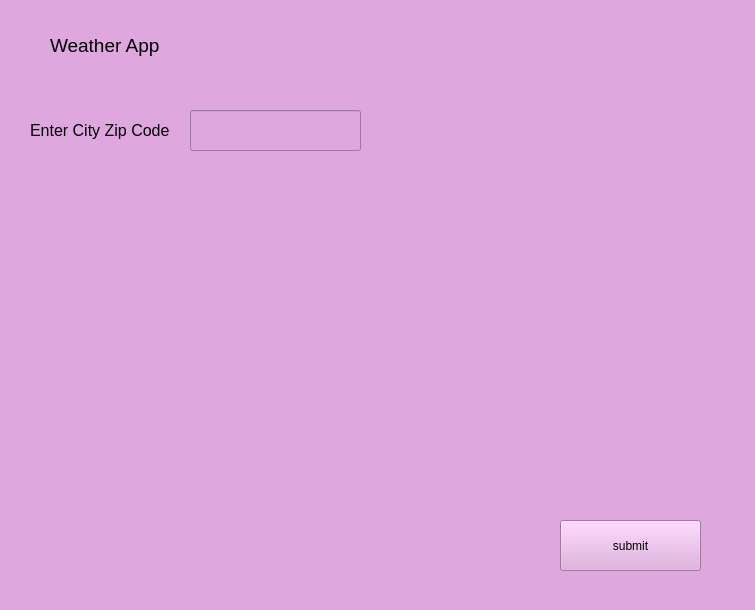
<?xml version="1.0" encoding="UTF-8"?>
<ui version="4.0">
 <class>weatherAPP</class>
 <widget class="QWidget" name="weatherAPP">
  <property name="geometry">
   <rect>
    <x>0</x>
    <y>0</y>
    <width>755</width>
    <height>610</height>
   </rect>
  </property>
  <property name="windowTitle">
   <string>weatherAPP</string>
  </property>
  <property name="styleSheet">
   <string notr="true">background-color:rgb(222, 167, 222)</string>
  </property>
  <widget class="QLabel" name="weatherAPPLabel">
   <property name="geometry">
    <rect>
     <x>50</x>
     <y>20</y>
     <width>121</width>
     <height>51</height>
    </rect>
   </property>
   <property name="font">
    <font>
     <pointsize>14</pointsize>
    </font>
   </property>
   <property name="text">
    <string>Weather App</string>
   </property>
  </widget>
  <widget class="QLineEdit" name="enterCityLineEdit">
   <property name="geometry">
    <rect>
     <x>190</x>
     <y>110</y>
     <width>171</width>
     <height>41</height>
    </rect>
   </property>
  </widget>
  <widget class="QLabel" name="enterCityLabel">
   <property name="geometry">
    <rect>
     <x>30</x>
     <y>110</y>
     <width>151</width>
     <height>41</height>
    </rect>
   </property>
   <property name="font">
    <font>
     <pointsize>12</pointsize>
    </font>
   </property>
   <property name="text">
    <string>Enter City Zip Code</string>
   </property>
  </widget>
  <widget class="QPushButton" name="submitBtn">
   <property name="geometry">
    <rect>
     <x>560</x>
     <y>520</y>
     <width>141</width>
     <height>51</height>
    </rect>
   </property>
   <property name="text">
    <string>submit</string>
   </property>
  </widget>
  <widget class="QLabel" name="weatherDataUpddateLabel">
   <property name="geometry">
    <rect>
     <x>30</x>
     <y>190</y>
     <width>401</width>
     <height>51</height>
    </rect>
   </property>
   <property name="font">
    <font>
     <pointsize>12</pointsize>
    </font>
   </property>
   <property name="styleSheet">
    <string notr="true"/>
   </property>
   <property name="text">
    <string/>
   </property>
  </widget>
  <widget class="QLabel" name="tempLabel">
   <property name="geometry">
    <rect>
     <x>30</x>
     <y>260</y>
     <width>321</width>
     <height>51</height>
    </rect>
   </property>
   <property name="font">
    <font>
     <pointsize>12</pointsize>
    </font>
   </property>
   <property name="text">
    <string/>
   </property>
  </widget>
  <widget class="QLabel" name="windLabel">
   <property name="geometry">
    <rect>
     <x>30</x>
     <y>340</y>
     <width>311</width>
     <height>51</height>
    </rect>
   </property>
   <property name="font">
    <font>
     <pointsize>12</pointsize>
    </font>
   </property>
   <property name="text">
    <string/>
   </property>
  </widget>
  <widget class="QLabel" name="pressureLabel">
   <property name="geometry">
    <rect>
     <x>30</x>
     <y>410</y>
     <width>311</width>
     <height>51</height>
    </rect>
   </property>
   <property name="font">
    <font>
     <pointsize>12</pointsize>
    </font>
   </property>
   <property name="text">
    <string/>
   </property>
  </widget>
  <widget class="QLabel" name="humidityLabel">
   <property name="geometry">
    <rect>
     <x>30</x>
     <y>490</y>
     <width>311</width>
     <height>51</height>
    </rect>
   </property>
   <property name="font">
    <font>
     <pointsize>12</pointsize>
    </font>
   </property>
   <property name="text">
    <string/>
   </property>
  </widget>
  <widget class="QLabel" name="iconLabel">
   <property name="geometry">
    <rect>
     <x>500</x>
     <y>180</y>
     <width>211</width>
     <height>211</height>
    </rect>
   </property>
   <property name="text">
    <string/>
   </property>
   <property name="scaledContents">
    <bool>true</bool>
   </property>
  </widget>
 </widget>
 <resources/>
 <connections/>
</ui>
